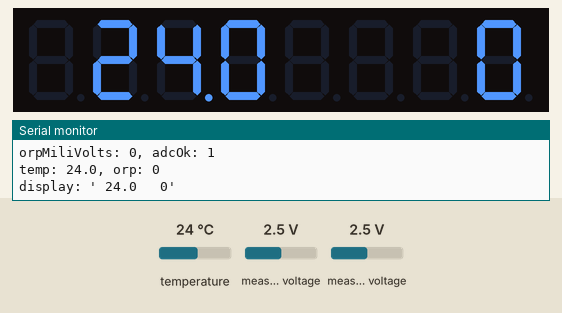
Recording of a sketch running on a simulated ESP32-C3. Parts: 8-digit seven-segment display, the last lines printed to the serial monitor. The inputs (shaded band) are chosen by the test bench; at power-on: measured voltage 2.5 V, temperature 24 °C. Random numbers use the default seed unless the sketch sets one.

Above: at 3.1 s.
3.2 s: measured voltage (sensor 200) set to 1.2 V
At 7.1 s:
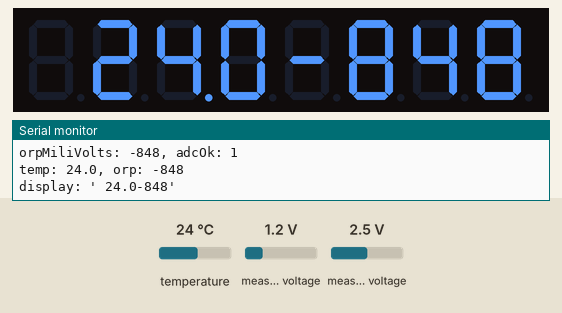
7.5 s: temperature set to 10.6 °C
At 9.4 s:
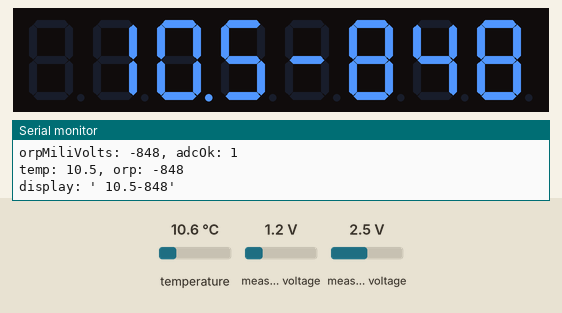
9.7 s: temperature set to 9.5 °C
At 10.7 s:
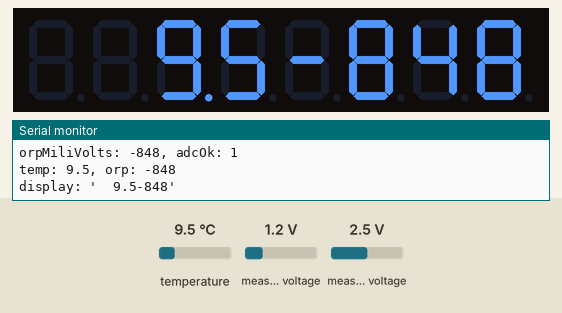
11.8 s: measured voltage (sensor 201) set to 0.1 V
At 14.5 s:
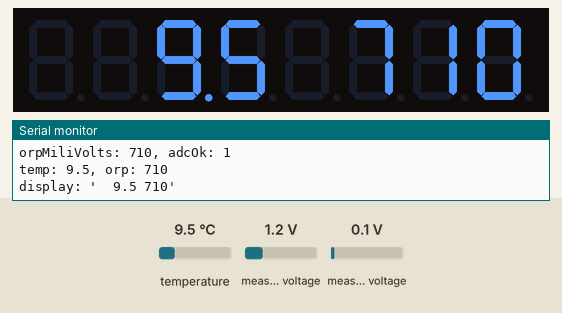
15.1 s: measured voltage (sensor 200) set to 0.1 V
At 18.3 s:
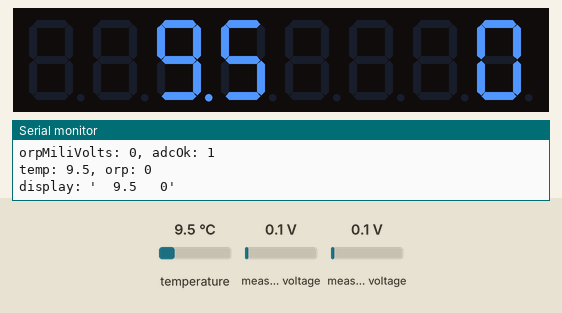
18.4 s: measured voltage (sensor 201) set to 1.2 V
At 22.3 s:
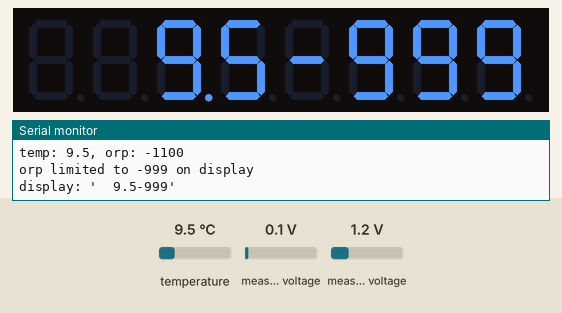
Timing chart, 0 to 22.7 s (numbered marks = the images above; inputs shaded):
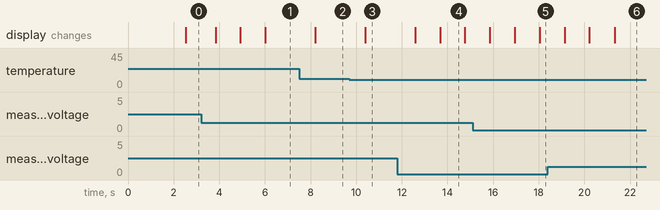

Measured:
- after the input at 3.2 s, the display: first changes after 0.63 s (image 1 shows a later state)
- after the input at 7.5 s, the display: changes after 0.71 s (image 2)
- after the input at 9.7 s, the display: changes after 0.69 s (image 3)
- after the input at 11.8 s, the display: first changes after 0.78 s (image 4 shows a later state)
- after the input at 15.1 s, the display: first changes after 0.76 s (image 5 shows a later state)
- after the input at 18.4 s, the display: first changes after 0.73 s (image 6 shows a later state)
- what the display in image 4 shows lasts 1.1 s, from 13.7 s to 14.8 s

The sketch:

orp_adc_iso_fw.ino
```cpp
#include <WiFi.h>
#include <esp_now.h>
#include <esp_wifi.h>
#include <Wire.h>
#include <string.h>
#include <OneWire.h>
#include <DallasTemperature.h>

#define REPORT_INTERVAL_MS  (15 * 60 * 1000)

// ESP-NOW sender configuration
static const int thisDeviceId = 7;    // will use this id for water temperature and orp values
static const uint8_t espNowBroadcastMac[6] = {0xFF, 0xFF, 0xFF, 0xFF, 0xFF, 0xFF};

static void onDataSent(const uint8_t* mac_addr, esp_now_send_status_t status);

// DS18B20 sensors
static const uint8_t PIN_DQ = 21;             // thermometer in water

#define ADS_I2C_ADDRESS   0x48

// ADS1115 connection
static const uint8_t PIN_I2C_SDA = 17;
static const uint8_t PIN_I2C_SCL = 19;

#define LEFT  0
#define RIGHT 1

/*
  IMPORTANT! If your esp32 fails to boot, you should edit the max7219.h file
  and replace the existing definitions of MAX_CLK, MAX_CS, MAX_DIN with these below,
  because using GPIO12 makes the code freeze.
*/

// Define actual ESP32 pins for MAX7219
#define MAX_CLK 18
#define MAX_CS  22
#define MAX_DIN 23

#include <max7219.h>
MAX7219 max7219;

OneWire oneWire(PIN_DQ);
DallasTemperature sensorIn(&oneWire);

#include <Adafruit_ADS1X15.h>
Adafruit_ADS1115 ads;  /* Use this for the 16-bit version */

enum Error {ERROR_ESP, ERROR_ADS, ERROR_TEMP_IN, ERROR_TEMP_OUT};

void setup() {
  uint32_t start = millis();
  Serial.begin(115200);

  //---------
  Serial.println("Config DS18B20");

  sensorIn.begin();
  sensorIn.setResolution(10);     // Set 10-bit resolution (0.25 °C step, 187.5ms conversion)

  //---------
  Serial.println("Config display");

  max7219.Begin();  // initialize display
  max7219.Clear();
  max7219.DisplayText("BOOt", LEFT);

  //---------
  Serial.println("Config ADS");

  Wire.begin(PIN_I2C_SDA, PIN_I2C_SCL);   // Initialize I2C bus with custom pins

  // Pass the Wire instance and I2C address (default 0x48) to ads.begin
  if (!ads.begin(ADS_I2C_ADDRESS, &Wire)) {
    Serial.println("Failed to initialize ADS.");
    showError(ERROR_ADS);
    delay(1000);
    ESP.restart();
  }

  // Set PGA to 2x gain (+/- 2.048V)
  ads.setGain(GAIN_TWO);        // 2x gain   +/- 2.048V  1 bit = 0.0625mV

  //---------
  Serial.println("Config wifi");

  WiFi.mode(WIFI_STA);
  WiFi.disconnect();
  delay(10);

  if (esp_now_init() != 0) {
    Serial.println("ESP-NOW init failed");
    showError(ERROR_ESP);
    delay(1000);
    ESP.restart();
  }

  // Register send callback (ESP32-C3 expects `const` + `esp_now_send_status_t`).
  esp_now_register_send_cb(onDataSent);

  // Register broadcast peer.
  // We set peer.channel = 0 so ESPNOW uses the *current* WiFi channel set by esp_wifi_set_channel().
  esp_now_peer_info_t peerInfo{};
  memcpy(peerInfo.peer_addr, espNowBroadcastMac, sizeof(espNowBroadcastMac));
  peerInfo.ifidx = WIFI_IF_STA;
  peerInfo.channel = 0;        // use current WiFi channel
  peerInfo.encrypt = false;
  memset(peerInfo.lmk, 0, sizeof(peerInfo.lmk));

  if (esp_now_add_peer(&peerInfo) != 0) {
    Serial.println("ESP-NOW add broadcast peer failed");
    showError(ERROR_ESP);
    delay(1000);
    ESP.restart();
  }

  Serial.println("Config DONE!");
  uint32_t end = millis();
}

void EspNowSend(char* payload, size_t payloadLen)
{
  Serial.print("esp-now send: '");
  Serial.print(payload);
  Serial.println("'");

  // Send the same ESP-NOW broadcast on the requested WiFi channels.
  const uint8_t channels[3] = {1, 6, 11};
  for (int i = 0; i < 3; i++) {
    const uint8_t ch = channels[i];
    // Switch WiFi channel so ESPNOW transmissions go out on that channel.
    // peerInfo.channel=0 means the peer uses the current channel.
    esp_err_t err = esp_wifi_set_channel(ch, WIFI_SECOND_CHAN_NONE);
    if (err != 0) {
      Serial.print("esp_wifi_set_channel failed, ch=");
      Serial.print(ch);
      Serial.print(" err=");
      Serial.println((int)err);
    }
    delay(100); // give the radio a moment to switch channels

    // Broadcast MAC
    esp_now_send(espNowBroadcastMac, reinterpret_cast<const uint8_t*>(payload), payloadLen);

    // Small visible pacing
    delay(100);
  }
}

void espNow_temperature(int deviceId, float temperature)
{
  uint32_t packetRandomId = esp_random();

  // Construct JSON into a null-terminated char buffer, then send the bytes
  char payload[250];

  snprintf(payload, sizeof(payload),
          "{\"type\":\"temp_sensor\",\"dev_id\":%d,\"packet_id\":%08lu,\"temp\":%.1f}\n\r",
          deviceId, (unsigned long) packetRandomId, (double) temperature);

  const size_t payloadLen = strlen(payload);
  EspNowSend(payload, payloadLen);
}

void espNow_orp(int deviceId, int orpMiliVolts, float temperature)
{
  uint32_t packetRandomId = esp_random();

  // Construct JSON into a null-terminated char buffer, then send the bytes
  char payload[250];

  snprintf(payload, sizeof(payload),
          "{\"type\":\"orp_sensor\",\"dev_id\":%d,\"packet_id\":%08lu,\"orp\":%d,\"temp\":%.1f}\n\r",
          deviceId, (unsigned long) packetRandomId, orpMiliVolts, (double) temperature);

  const size_t payloadLen = strlen(payload);
  EspNowSend(payload, payloadLen);
}

// report state via esp-now every now and then
void reportViaEspNow(float temperature, int orpMiliVolts, bool tempOk, bool adcOk)
{
  static uint32_t lastMs = 0;
  uint32_t now = millis();

  if(lastMs == 0) {               // not initialized? initialize to past value to send right after turning on
    lastMs = now - REPORT_INTERVAL_MS;
  }

  uint32_t diff = now - lastMs;
  if(diff < REPORT_INTERVAL_MS) {       // too short after last report? quit
    return;
  }
  lastMs = now;

  if(tempOk) {
    espNow_temperature(thisDeviceId, temperature);    // send temperature
  }

  if(adcOk) {
    espNow_orp(thisDeviceId, orpMiliVolts, temperature);    // send orp mV value
  }
}

void showError(Error errorNo)
{
  // show error message on display
  max7219.Clear();

  switch(errorNo) {
    case ERROR_ADS:       max7219.DisplayText("Err AdS", LEFT); break;
    case ERROR_ESP:       max7219.DisplayText("Err ESP", LEFT); break;
    case ERROR_TEMP_IN:   max7219.DisplayText("Err Tin", LEFT); break;
    case ERROR_TEMP_OUT:  max7219.DisplayText("Err Tout", LEFT); break;
    default:              max7219.DisplayText("Err", LEFT); break;
  }
}

void showTempAndOrp(float temperature, int orpMiliVolts, bool tempOk, bool adcOk)
{
  static bool everyOther = false;
  static int displayCount = 0;
  char bufConsole[64];
  char bufDisplay[64];

  int orpPosition = 6;

  // show temperature in console
  Serial.print("temp: ");
  if(tempOk) {
    snprintf(bufConsole, sizeof(bufConsole), "%.1f", temperature);
    Serial.print(bufConsole);

    snprintf(bufDisplay + 1, 6, "%5.1f", temperature);
    orpPosition = 6;
  } else {
    Serial.print("ERR");
    snprintf(bufDisplay + 1, 6, "TErr");
    orpPosition = 5;
  }

  // show orp in console
  Serial.print(", orp: ");
  if(adcOk) {
    snprintf(bufConsole, sizeof(bufConsole), "%d", orpMiliVolts);
    Serial.println(bufConsole);

    if(orpMiliVolts < -999) {   // intentionally limit orp for display
      orpMiliVolts = -999;
      Serial.println("orp limited to -999 on display");
    }

    snprintf(bufDisplay + orpPosition, 6, "%4d", orpMiliVolts);
  } else {
    Serial.println("ERR");
    snprintf(bufDisplay + orpPosition, 6, "OErr");
  }

  // if this is !everyOther, then we're going to show string from 1st character
  char* bfr = bufDisplay + 1;

  // if this is everyOther, then we're going to show string from 0th character, with added '.' between 0th and 1st character
  if(everyOther) {
    bufDisplay[0] = bufDisplay[1];    // move char from 1st to 0th char
    bufDisplay[1] = '.';       // 1st char becomes a dot
    bfr = bufDisplay;          // show from 0th char
  }

  // every few seconds reinitialize display to make it work after display disconnect and reconnect
  displayCount++;
  if(displayCount >= 10) {
    displayCount = 0;
    max7219.Begin();  // initialize display
  }

  max7219.Clear();
  max7219.DisplayText(bfr, LEFT);

  Serial.print("display: '");
  Serial.print(bfr);
  Serial.println("'");
}

bool isAdcConnected(uint8_t address)
{
  Wire.beginTransmission(address);
  return (Wire.endTransmission() == 0); // 0 means ACK (success)
}

uint32_t lastLoopMs = 0;
uint32_t lastAdcMs = 0;
bool adcOk = false;

#define ADC_VALUES_SIZE   10
int32_t adcValues[ADC_VALUES_SIZE];

void getADCValueIntoArray(void)
{
  adcOk = isAdcConnected(ADS_I2C_ADDRESS);

  if(!adcOk) {
    return;
  }

  int32_t adcValue = ads.readADC_Differential_0_1();  // read from adc

  for(int i=0; i < (ADC_VALUES_SIZE - 1); i++) {    // move values back
    adcValues[i] = adcValues[i + 1];
  }

  adcValues[ADC_VALUES_SIZE - 1] = adcValue;        // store latest value to last position
}

int calcAdcAverage(void)
{
  // low-pass filter for stable ORP display
  int32_t adcSum = 0;

  for (int i = 0; i < ADC_VALUES_SIZE; i++) {
      adcSum += adcValues[i];
  }

  float multiplier = 0.0625f;           // ADS1115  @ 2x gain +/- 2.048V gain (16-bit results)
  int32_t average = adcSum / ADC_VALUES_SIZE;
  int orpMiliVolts = roundf(average * multiplier);

  return orpMiliVolts;
}

void showAdcValues(void)
{
  Serial.print("adcValues:");
  for (int i = 0; i < ADC_VALUES_SIZE; i++) {
    Serial.print(' ');
    Serial.print(adcValues[i]);
  }
  Serial.println();
}

void loop()
{
  // do a ADC measurement every 200 ms
  uint32_t now = millis();
  uint32_t diff = now - lastAdcMs;

  if(diff >= 200) {
    lastAdcMs = now;
    getADCValueIntoArray();
  }

  // do the rest of the loop (temp measurement, showing, sending) only once per second
  now = millis();
  diff = now - lastLoopMs;
  if(diff < 1000) {
    delay(100);
    return;
  }
  lastLoopMs = now;

  sensorIn.requestTemperatures();   // Synchronous call (blocks for ~187ms at 10-bit)
  float temperature = sensorIn.getTempCByIndex(0);

  bool tempOk = true;
  if(temperature < -30 || temperature > 70) {     // temp seems wrong? show error for a while, but proceed with the rest
    tempOk = false;
  }

  // from the last few values calculate average value
  showAdcValues();
  int orpMiliVolts = calcAdcAverage();
  Serial.print("orpMiliVolts: ");
  Serial.print(orpMiliVolts);
  Serial.print(", adcOk: ");
  Serial.println(adcOk);

  // report state via esp-now every now and then
  reportViaEspNow(temperature, orpMiliVolts, tempOk, adcOk);

  // update display with temps and action
  showTempAndOrp(temperature, orpMiliVolts, tempOk, adcOk);
}

static void onDataSent(const uint8_t* mac_addr, esp_now_send_status_t status)
{
  Serial.print("ESP-NOW send status: ");
  Serial.println((int)status);
  (void)mac_addr; // mac_addr may be unused (broadcast peer)
}
```
